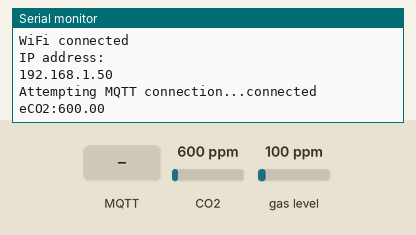
Recording of a sketch running on a simulated ESP8266 (NodeMCU). Shown: the last lines printed to the serial monitor. The inputs (shaded band) are chosen by the test bench; at power-on: gas level 100 ppm, CO2 600 ppm. WiFi joins after 1.5 s; servers stay silent unless stated; random numbers use the default seed unless the sketch sets one; no MQTT or app messages arrive unless stated.

Above: at 2.7 s.
2.8 s: gas level set to 20 ppm
At 5.2 s:
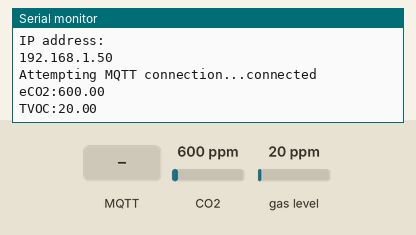
5.5 s: MQTT message "1" arrives on the first subscribed topic
At 6.2 s:
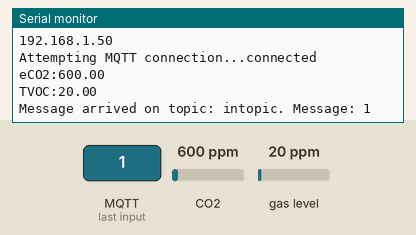
7.0 s: MQTT message "on" arrives on the first subscribed topic
At 7.3 s:
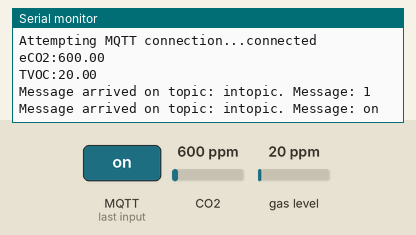
8.5 s: MQTT message "off" arrives on the first subscribed topic
At 9.7 s:
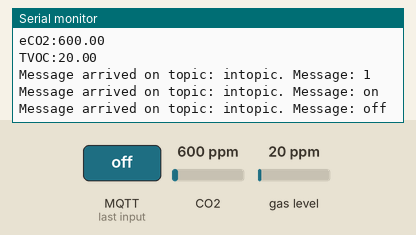
10.0 s: CO2 set to 452 ppm
At 11.1 s:
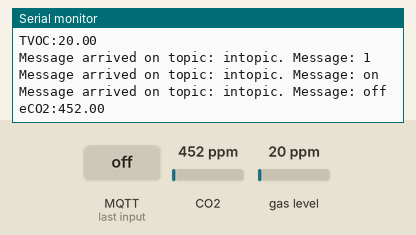
11.5 s: CO2 set to 1050 ppm
At 12.7 s:
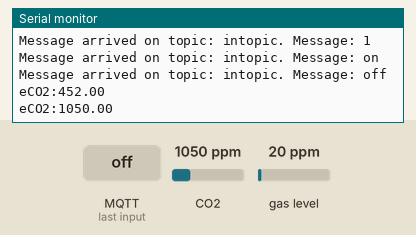

Measured:
- after the input at 2.8 s, the serial monitor: prints a new line after 1.2 s (image 1)
- after the input at 5.5 s, the serial monitor: prints a new line at once (image 2)
- after the input at 7.0 s, the serial monitor: prints a new line at once (image 3)
- after the input at 8.5 s, the serial monitor: prints a new line at once (image 4)
- after the input at 10.0 s, the serial monitor: prints a new line at once (image 5)
- after the input at 11.5 s, the serial monitor: prints a new line after 0.51 s (image 6)

The sketch:

SGP30_Sensor_MQTT_OTA.ino
```cpp
/*
Project:  SGP30 VOC I2C-Sensor with MQTT and OTA / Modification from the Adafruit sgp30test code
Author:   Thomas Edlinger for www.edistechlab.com
Date:     Created 05.02.2022
Version:  V1.0
IDE:      Arduino IDE 1.8.16
 
Required Board (Tools -> Board -> Boards Manager...)
 - Board: esp8266 by ESP8266 Community   V3.0.2
 - Board: esp32   by Espressif Systems   V1.0.6

Required libraries (sketch -> include library -> manage libraries)
 - Adafruit_SGP30 library V2.0.0
 - PubSubClient by Nick ‘O Leary V2.8.0
 - ArduinoOTA by Juraj Andrassy V1.0.7
*/

#include <PubSubClient.h>
#include <ArduinoOTA.h>
//#include <WiFi.h>  // ESP32 only
#include <Wire.h>
#include "Adafruit_SGP30.h"

#define wifi_ssid "Your_SSID"
#define wifi_password "Your_Password"
#define mqtt_server "MQTT_Server_IP"
#define mqtt_user "MQTT_username"
#define mqtt_password "MQTT_PW"
#define ESPHostname "SGP30_01"
String clientId = "SGP30_01-";

#define tvoc_topic "tvoc"
#define tvocBase_topic "tvocBase"
#define eco2_topic "eco2"
#define eco2Base_topic "eco2Base"
#define status_topic "SGP30_01"
#define intopic "intopic"

float tvoc = 100.00;
float eCO2 = 200.00;
float tvocDiff = 1.00;
float eCO2Diff = 1.00;
int counter = 0;
const int sensorTakt = 2000; //alle Sekunden wird der Sensor ausgelesen
long lastMsg = 0;
char msg[50];

WiFiClient espClient;
PubSubClient client(espClient);

Adafruit_SGP30 sgp;
uint32_t getAbsoluteHumidity(float temperature, float humidity) {
    // approximation formula from Sensirion SGP30 Driver Integration chapter 3.15
    const float absoluteHumidity = 216.7f * ((humidity / 100.0f) * 6.112f * exp((17.62f * temperature) / (243.12f + temperature)) / (273.15f + temperature)); // [g/m^3]
    const uint32_t absoluteHumidityScaled = static_cast<uint32_t>(1000.0f * absoluteHumidity); // [mg/m^3]
    return absoluteHumidityScaled;
}

void setup() {
  Serial.begin(115200);
  setup_wifi();
  ArduinoOTA.setHostname(ESPHostname);
  // ArduinoOTA.setPassword("admin");
  ArduinoOTA.begin();
  client.setServer(mqtt_server, 1883);
  client.setCallback(callback);

  if (! sgp.begin()){
    Serial.println("Sensor not found :-(");
    while (1);
  }
  //Hier können die Baseline Werte wenn vorhanden eingegeben werden, wenn nicht, diese Zeile auskommentierern
  //sgp.setIAQBaseline(0x7E94, 0x8A51);  // Baseline Werte nach 12h Betrieb vom Serial Monitor entnehmen!
}

void loop() {
  //Hier können die Luftfeuchte und Temperaturwerte für genauere Messwerte eingegeben werden.
  //float temperature = 22.1; // [°C]
  //float humidity = 45.2; // [%RH]
  //sgp.setHumidity(getAbsoluteHumidity(temperature, humidity));

  if (!client.connected()) {
      reconnect();
  }
  client.loop();
  ArduinoOTA.handle();
  long now = millis();
  if (now - lastMsg > sensorTakt) {
    lastMsg = now;
    getSGP30Values();
  }
}

void getSGP30Values() {
 if (! sgp.IAQmeasure()) {
    Serial.println("Measurement failed");
    return;
 }
 float newTvoc = (sgp.TVOC);
 float newECO2 = (sgp.eCO2);

 if (checkBound(newTvoc, tvoc, tvocDiff)) {
   tvoc = newTvoc;
   Serial.print("TVOC:");
   Serial.println(String(tvoc).c_str());
   client.publish(tvoc_topic, String(tvoc).c_str(), true);
 }

 if (checkBound(newECO2, eCO2, eCO2Diff)) {
   eCO2 = newECO2;
   Serial.print("eCO2:");
   Serial.println(String(eCO2).c_str());
   client.publish(eco2_topic, String(eCO2).c_str(), true);
 }

 counter++;
 if (counter == 30) {
   printBaseline();
 }
}

void printBaseline() {
  uint16_t TVOC_base, eCO2_base;
  if (! sgp.getIAQBaseline(&eCO2_base, &TVOC_base)) {
    Serial.println("Failed to get baseline readings");
    return;
  }
  Serial.print("Baseline Werte: eCO2: 0x"); Serial.print(eCO2_base, HEX);
  Serial.print(" & TVOC: 0x"); Serial.println(TVOC_base, HEX);
  client.publish(eco2Base_topic, String(eCO2_base, HEX).c_str(), true);
  client.publish(tvocBase_topic, String(TVOC_base, HEX).c_str(), true);
  counter = 0;
}

bool checkBound(float newValue, float prevValue, float maxDiff) {
  return !isnan(newValue) &&
  (newValue < prevValue - maxDiff || newValue > prevValue + maxDiff);
}

void setup_wifi() {
  delay(10);
  // We start by connecting to a WiFi network
  Serial.println();
  Serial.print("Connecting to ");
  Serial.println(wifi_ssid);
  WiFi.begin(wifi_ssid, wifi_password);
  while (WiFi.status() != WL_CONNECTED) {
    delay(500);
    Serial.print(".");
  }
  Serial.println("");
  Serial.println("WiFi connected");
  Serial.println("IP address: ");
  Serial.println(WiFi.localIP());
}

void callback(char* topic, byte* message, unsigned int length) {
  Serial.print("Message arrived on topic: ");
  Serial.print(topic);
  Serial.print(". Message: ");
  String messageTemp;

  for (int i = 0; i < length; i++) {
    Serial.print((char)message[i]);
    messageTemp += (char)message[i];
  }
  Serial.println();
  if (String(topic) == intopic) {
    // Room for Code on an intopic
  }
}

void reconnect() {
  // Loop until we're reconnected
  while (!client.connected()) {
    Serial.print("Attempting MQTT connection...");
    // Create a random client ID
    clientId += String(random(0xffff), HEX);
    // Attempt to connect
    if (client.connect(clientId.c_str(), mqtt_user, mqtt_password)) {
      Serial.println("connected");
      // Once connected, publish an announcement...
      client.publish(status_topic, ESPHostname);
      // ... and resubscribe
      client.subscribe(intopic);
  } else {
      Serial.print("failed, rc=");
      Serial.print(client.state());
      Serial.println(" try again in 5 seconds");
      // Wait 5 seconds before retrying
      delay(5000);
    }
  }
}
```
